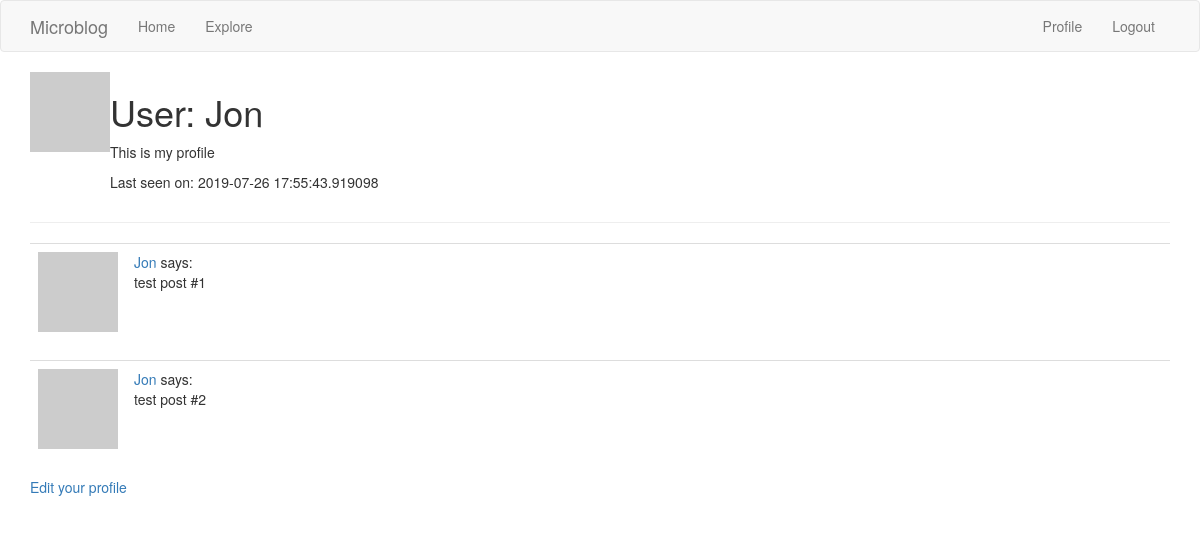
/user/Jon (signed in), run on an earlier commit of the app's database.
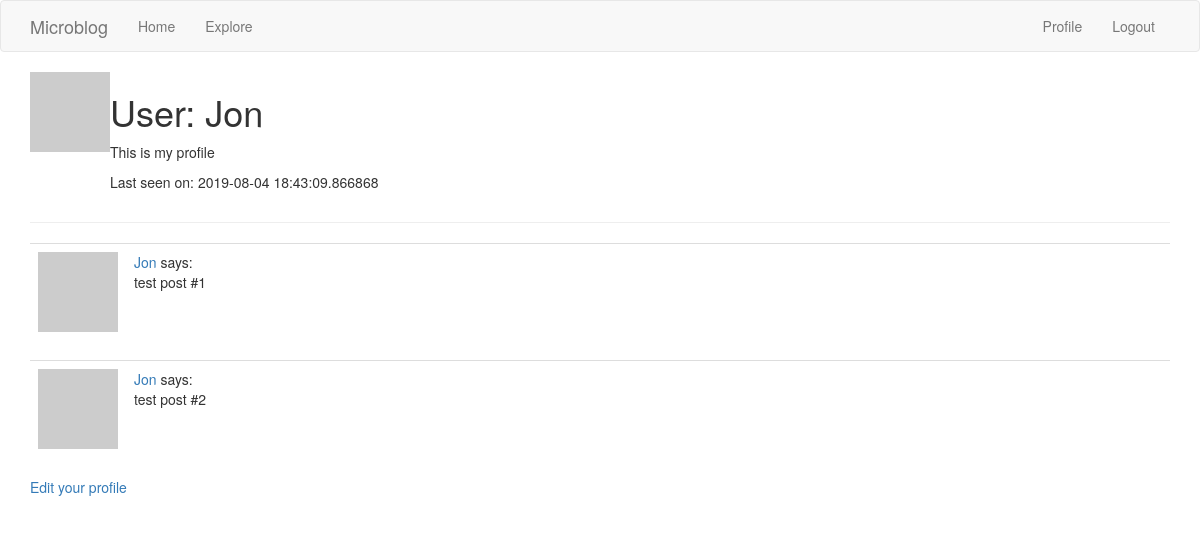
And on a later commit of the database.
### app/models.py (models this page shows, shortened)
class User(UserMixin, db.Model):
    id = db.Column(db.Integer, primary_key=True)
    username = db.Column(db.String(64), index=True, unique=True)
    email = db.Column(db.String(120), index=True, unique=True)
    password_hash = db.Column(db.String(128))
    posts = db.relationship('Post', backref='author', lazy='dynamic')
    about_me = db.Column(db.String(140))
    last_seen = db.Column(db.DateTime, default=datetime.utcnow)
    followed = db.relationship(
        'User', secondary=followers,
        primaryjoin=(followers.c.follower_id == id),
        secondaryjoin=(followers.c.followed_id == id),
        backref=db.backref('followers', lazy='dynamic'),
        lazy='dynamic'
    )
    def avatar(self, size):
        digest = md5(self.email.lower().encode('utf-8')).hexdigest()
        return 'https://www.gravatar.com/avatar/{}?d=identicon&s={}'.format(digest, size)

### app/routes.py (the view)
@app.route('/user/<username>')
@login_required
def user(username):
    user = models.User.query.filter_by(username=username).first_or_404()
    posts = [
        {'author': user, 'body': "test post #1"},
        {'author': user, 'body': "test post #2"}
    ]
    return render_template('user.html', user=user, posts=posts)

### app/models.py (called while the page is built)
@login.user_loader
def load_user(id):
    return User.query.get(int(id))

### app/routes.py (called while the page is built)
@app.before_request
def before_request():
    if current_user.is_authenticated:
        current_user.last_seen = datetime.utcnow()
        db.session.commit()

### app/templates/user.html
{% extends "base.html" %}
{% block app_content %}
<table>
    <tr valign="top">
        <td><img src="{{ user.avatar(128) }}"></td>
        <td>
            <h1>User: {{ user.username }}</h1>
            {% if user.about_me %}<p>{{ user.about_me }}</p>{% endif %}
            {% if user.last_seen %}<p>Last seen on: {{ user.last_seen }}</p>{% endif %}
        </td>
    </tr>
</table>
<hr>
{% for post in posts %}
    {% include '_post.html' %}
{% endfor %}
{% if user == current_user %}
<p><a href="{{ url_for('edit_profile') }}">Edit your profile</a></p>
{% elif not current_user.is_following(user) %}
<p><a href="{{ url_for('follow', username=user.username) }}">Follow</a></p>
{% else %}
<p><a href="{{ url_for('unfollow', username=user.username) }}">Unfollow</a></p>
{% endif %}
{% endblock %}

### app/templates/base.html (shortened to what this page needs)
{% extends 'bootstrap/base.html' %}
{% block navbar %}
<nav class="navbar navbar-default">
    <div class="container">
        <div class="navbar-header">
            <a class="navbar-brand" href="{{ url_for('index') }}">Microblog</a>
        </div>
        <div class="collapse navbar-collapse" id="bs-example-navbar-collapse-1">
            <ul class="nav navbar-nav">
                <li><a href="{{ url_for('index') }}">Home</a></li>
                <li><a href="{{ url_for('explore') }}">Explore</a></li>
            </ul>
            <ul class="nav navbar-nav navbar-right">
                {% if current_user.is_anonymous %}
                <li><a href="{{ url_for('login') }}">Login</a></li>
                {% else %}
                <li><a href="{{ url_for('user', username=current_user.username) }}">Profile</a></li>
                <li><a href="{{ url_for('logout') }}">Logout</a></li>
                {% endif %}
            </ul>
        </div>
    </div>
</nav>
{% endblock %}
{% block content %}
<div class="container">
    {% block app_content %}{% endblock %}
</div>
{% endblock %}

### app/templates/_post.html
<table class="table table-hover">
    <tr>
        <td width="70px">
            <a href="{{ url_for('user', username=post.author.username) }}">
                <img src="{{ post.author.avatar(70) }}" />
            </a>
        </td>
        <td>
            <a href="{{ url_for('user', username=post.author.username) }}">
                {{ post.author.username }}
            </a>
            says:
            <br>
            {{ post.body }}
        </td>
    </tr>
</table>

What changed in the data, as far as the page shows it:
changed User "Jon": last_seen "2019-07-26 17:55:43.919098" → "2019-08-04 18:43:09.866868"
